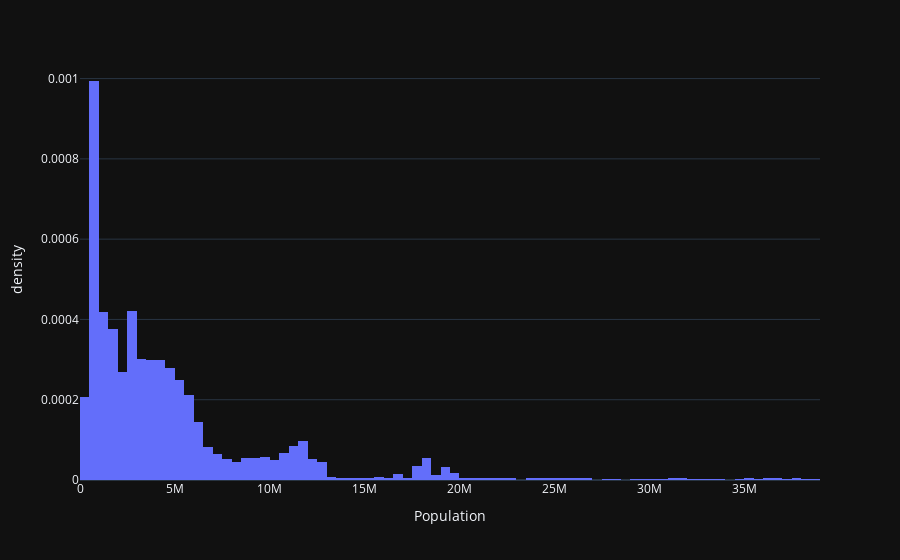
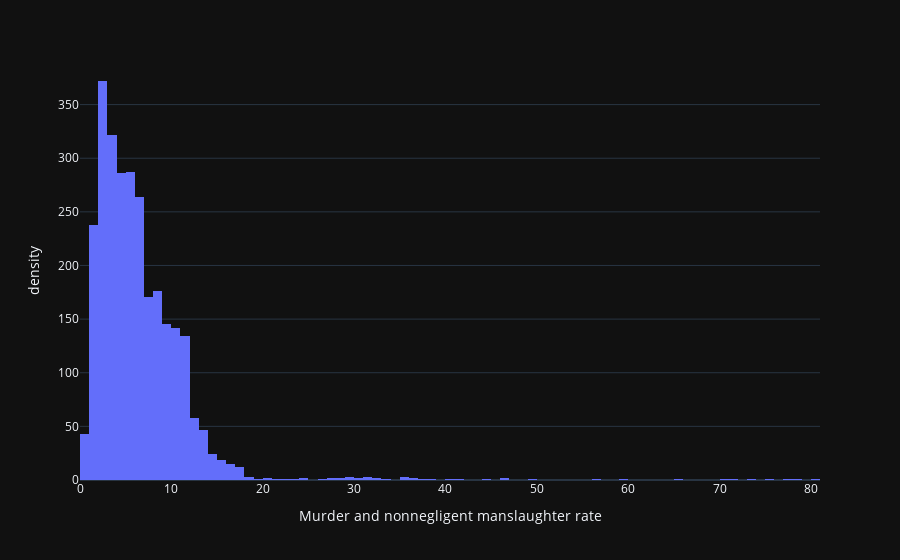
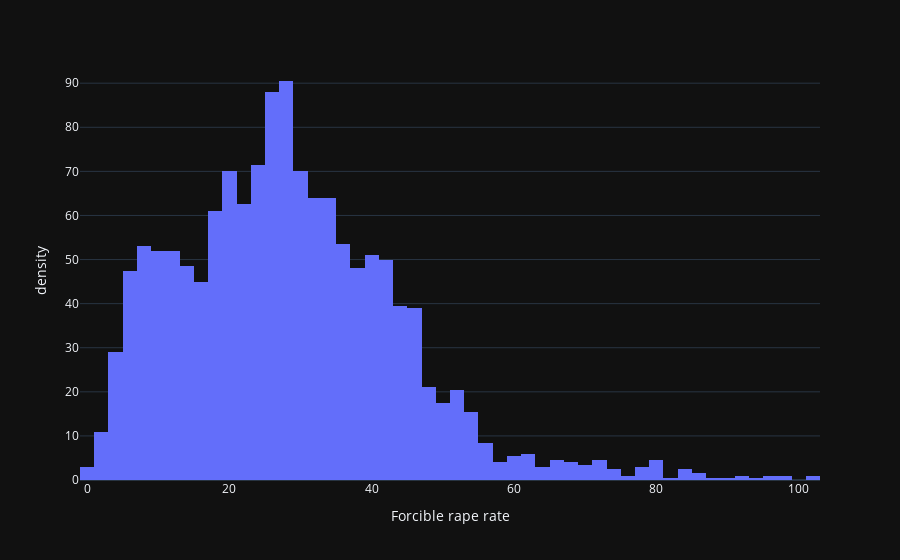
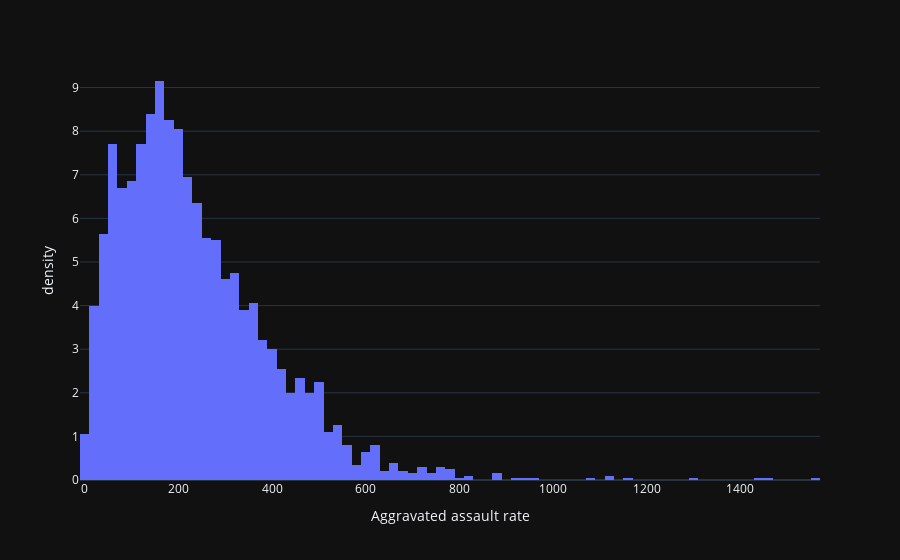

These figures' notebook cell, in order:
### Code cell
def hist(df1960, col):
    fig = px.histogram(df1960, x=col, histnorm="density")
    fig.update_layout(template = 'plotly_dark')
    fig.show()

for i in df1960.columns[1:]:
    hist(df, i)

### Figure 1 — Plotly figure (JSON) as saved in the notebook; plotly's stock layout.template omitted (floating-point values rounded to 4 significant figures; data arrays with more than 128 entries replaced by an {"elided": "..."} marker saying what was removed)
{"data": [{"alignmentgroup": "True", "bingroup": "x", "histnorm": "density", "hovertemplate": "Population=%{x}<br>density=%{y}<extra></extra>", "legendgroup": "", "marker": {"color": "#636efa", "pattern": {"shape": ""}}, "name": "", "offsetgroup": "", "orientation": "v", "showlegend": false, "type": "histogram", "x": {"elided": "2805 int values"}, "xaxis": "x", "yaxis": "y"}], "layout": {"barmode": "relative", "legend": {"tracegroupgap": 0}, "margin": {"t": 60}, "xaxis": {"anchor": "y", "domain": [0, 1], "title": {"text": "Population"}}, "yaxis": {"anchor": "x", "domain": [0, 1], "title": {"text": "density"}}}}

### Figure 2 — Plotly figure (JSON) as saved in the notebook; plotly's stock layout.template omitted (floating-point values rounded to 4 significant figures; data arrays with more than 128 entries replaced by an {"elided": "..."} marker saying what was removed)
{"data": [{"alignmentgroup": "True", "bingroup": "x", "histnorm": "density", "hovertemplate": "Murder and nonnegligent manslaughter rate=%{x}<br>density=%{y}<extra></extra>", "legendgroup": "", "marker": {"color": "#636efa", "pattern": {"shape": ""}}, "name": "", "offsetgroup": "", "orientation": "v", "showlegend": false, "type": "histogram", "x": {"elided": "2805 float values"}, "xaxis": "x", "yaxis": "y"}], "layout": {"barmode": "relative", "legend": {"tracegroupgap": 0}, "margin": {"t": 60}, "xaxis": {"anchor": "y", "domain": [0, 1], "title": {"text": "Murder and nonnegligent manslaughter rate"}}, "yaxis": {"anchor": "x", "domain": [0, 1], "title": {"text": "density"}}}}

### Figure 3 — Plotly figure (JSON) as saved in the notebook; plotly's stock layout.template omitted (floating-point values rounded to 4 significant figures; data arrays with more than 128 entries replaced by an {"elided": "..."} marker saying what was removed)
{"data": [{"alignmentgroup": "True", "bingroup": "x", "histnorm": "density", "hovertemplate": "Forcible rape rate=%{x}<br>density=%{y}<extra></extra>", "legendgroup": "", "marker": {"color": "#636efa", "pattern": {"shape": ""}}, "name": "", "offsetgroup": "", "orientation": "v", "showlegend": false, "type": "histogram", "x": {"elided": "2805 float values"}, "xaxis": "x", "yaxis": "y"}], "layout": {"barmode": "relative", "legend": {"tracegroupgap": 0}, "margin": {"t": 60}, "xaxis": {"anchor": "y", "domain": [0, 1], "title": {"text": "Forcible rape rate"}}, "yaxis": {"anchor": "x", "domain": [0, 1], "title": {"text": "density"}}}}

### Figure 4 — Plotly figure (JSON) as saved in the notebook; plotly's stock layout.template omitted (floating-point values rounded to 4 significant figures; data arrays with more than 128 entries replaced by an {"elided": "..."} marker saying what was removed)
{"data": [{"alignmentgroup": "True", "bingroup": "x", "histnorm": "density", "hovertemplate": "Aggravated assault rate=%{x}<br>density=%{y}<extra></extra>", "legendgroup": "", "marker": {"color": "#636efa", "pattern": {"shape": ""}}, "name": "", "offsetgroup": "", "orientation": "v", "showlegend": false, "type": "histogram", "x": {"elided": "2805 float values"}, "xaxis": "x", "yaxis": "y"}], "layout": {"barmode": "relative", "legend": {"tracegroupgap": 0}, "margin": {"t": 60}, "xaxis": {"anchor": "y", "domain": [0, 1], "title": {"text": "Aggravated assault rate"}}, "yaxis": {"anchor": "x", "domain": [0, 1], "title": {"text": "density"}}}}
